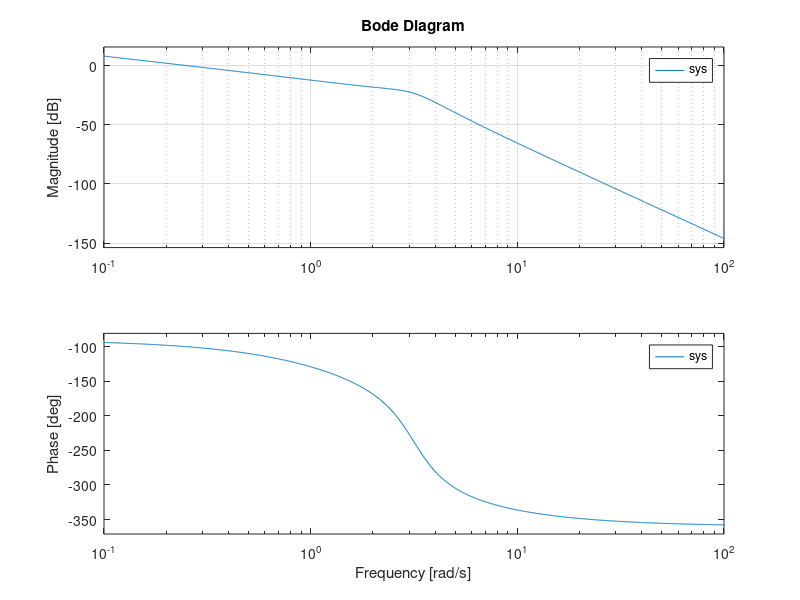
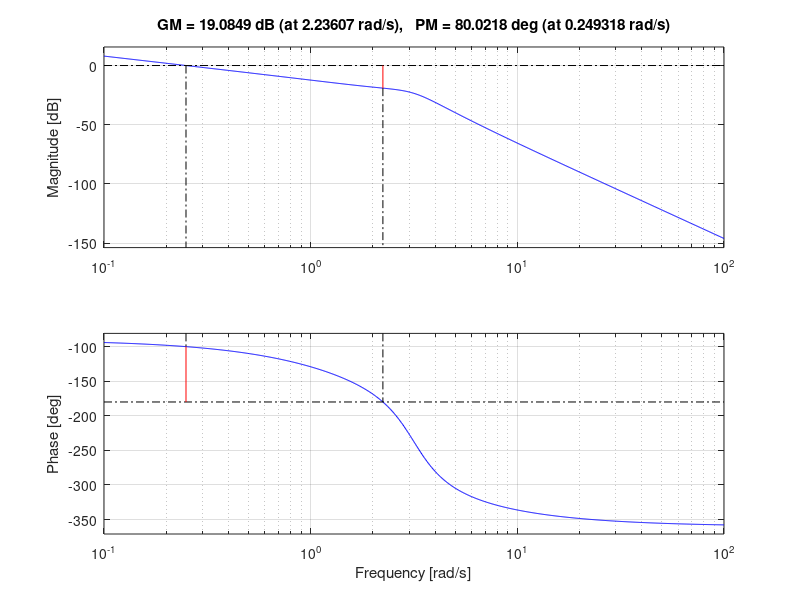

Recreate these plots in MATLAB, in order.
clc;
close all;
clear all;
n=5;
d=conv([1 2 0],[1 2 10]);
sys=tf(n,d)
bode(sys); % To draw the bode plot
grid;
figure;
margin(sys) % To view Bode plot as well as gain margin and phase margin
[Gm,Pm,wcg,wcp]=margin(sys);
% computes the gain margin Gm,the phase margin Pm,and the associated
% frequencies wcg and wcp without Bode plot
GM_dB=20*log10(Gm)
display(Pm);
display(wcg);
display(wcp);
